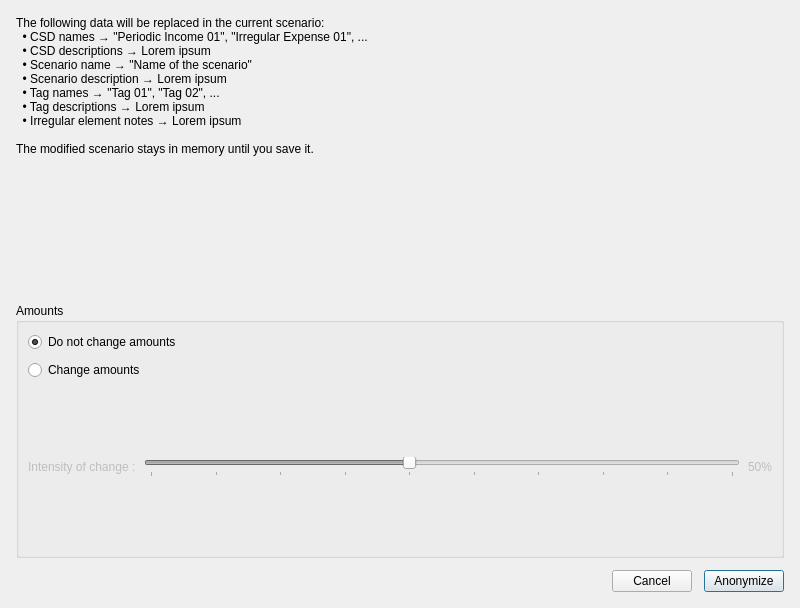
<?xml version="1.0" encoding="UTF-8"?>
<ui version="4.0">
 <class>AnonymizeDialog</class>
 <widget class="QDialog" name="AnonymizeDialog">
  <property name="geometry">
   <rect>
    <x>0</x>
    <y>0</y>
    <width>800</width>
    <height>608</height>
   </rect>
  </property>
  <property name="windowTitle">
   <string>Anonymize Scenario Data</string>
  </property>
  <layout class="QVBoxLayout" name="verticalLayout">
   <property name="spacing">
    <number>12</number>
   </property>
   <property name="leftMargin">
    <number>16</number>
   </property>
   <property name="topMargin">
    <number>16</number>
   </property>
   <property name="rightMargin">
    <number>16</number>
   </property>
   <property name="bottomMargin">
    <number>16</number>
   </property>
   <item>
    <widget class="QLabel" name="infoLabel">
     <property name="text">
      <string>The following data will be replaced in the current scenario:
  • CSD names → &quot;Periodic Income 01&quot;, &quot;Irregular Expense 01&quot;, ...
  • CSD descriptions → Lorem ipsum
  • Scenario name → &quot;Name of the scenario&quot;
  • Scenario description → Lorem ipsum
  • Tag names → &quot;Tag 01&quot;, &quot;Tag 02&quot;, ...
  • Tag descriptions → Lorem ipsum
  • Irregular element notes → Lorem ipsum

The modified scenario stays in memory until you save it.</string>
     </property>
     <property name="alignment">
      <set>Qt::AlignmentFlag::AlignLeading|Qt::AlignmentFlag::AlignLeft|Qt::AlignmentFlag::AlignTop</set>
     </property>
     <property name="wordWrap">
      <bool>true</bool>
     </property>
    </widget>
   </item>
   <item>
    <spacer name="verticalSpacer">
     <property name="orientation">
      <enum>Qt::Orientation::Vertical</enum>
     </property>
     <property name="sizeType">
      <enum>QSizePolicy::Policy::Fixed</enum>
     </property>
     <property name="sizeHint" stdset="0">
      <size>
       <width>20</width>
       <height>20</height>
      </size>
     </property>
    </spacer>
   </item>
   <item>
    <widget class="QGroupBox" name="amountsGroupBox">
     <property name="title">
      <string>Amounts</string>
     </property>
     <layout class="QVBoxLayout" name="verticalLayout_2">
      <property name="spacing">
       <number>8</number>
      </property>
      <item>
       <widget class="QRadioButton" name="doNotAnonymizeAmountsRadioButton">
        <property name="text">
         <string>Do not change amounts</string>
        </property>
        <property name="checked">
         <bool>true</bool>
        </property>
       </widget>
      </item>
      <item>
       <widget class="QRadioButton" name="anonymizeAmountsRadioButton">
        <property name="toolTip">
         <string>&lt;html&gt;&lt;head/&gt;&lt;body&gt;&lt;p&gt;Multiply each amount by a random factor. Use the intensity slider to control how far amounts can deviate from their original values.&lt;/p&gt;&lt;/body&gt;&lt;/html&gt;</string>
        </property>
        <property name="text">
         <string>Change amounts</string>
        </property>
       </widget>
      </item>
      <item>
       <layout class="QHBoxLayout" name="intensityLayout">
        <property name="spacing">
         <number>8</number>
        </property>
        <item>
         <widget class="QLabel" name="intensityLabel">
          <property name="enabled">
           <bool>false</bool>
          </property>
          <property name="text">
           <string>Intensity of change :</string>
          </property>
         </widget>
        </item>
        <item>
         <widget class="QSlider" name="intensitySlider">
          <property name="enabled">
           <bool>false</bool>
          </property>
          <property name="toolTip">
           <string>&lt;html&gt;&lt;head/&gt;&lt;body&gt;&lt;p&gt;At 10%: each amount varies by ±10% around its original value.&lt;/p&gt;&lt;p&gt;At 100%: each amount can range from 0% to 200% of its original value (fully random).&lt;/p&gt;&lt;/body&gt;&lt;/html&gt;</string>
          </property>
          <property name="minimum">
           <number>10</number>
          </property>
          <property name="maximum">
           <number>100</number>
          </property>
          <property name="singleStep">
           <number>5</number>
          </property>
          <property name="pageStep">
           <number>10</number>
          </property>
          <property name="value">
           <number>50</number>
          </property>
          <property name="orientation">
           <enum>Qt::Orientation::Horizontal</enum>
          </property>
          <property name="tickPosition">
           <enum>QSlider::TickPosition::TicksBelow</enum>
          </property>
          <property name="tickInterval">
           <number>10</number>
          </property>
         </widget>
        </item>
        <item>
         <widget class="QLabel" name="intensityValueLabel">
          <property name="enabled">
           <bool>false</bool>
          </property>
          <property name="text">
           <string>50%</string>
          </property>
          <property name="alignment">
           <set>Qt::AlignmentFlag::AlignRight|Qt::AlignmentFlag::AlignTrailing|Qt::AlignmentFlag::AlignVCenter</set>
          </property>
         </widget>
        </item>
       </layout>
      </item>
     </layout>
    </widget>
   </item>
   <item>
    <layout class="QHBoxLayout" name="buttonsLayout">
     <item>
      <spacer name="horizontalSpacer">
       <property name="orientation">
        <enum>Qt::Orientation::Horizontal</enum>
       </property>
       <property name="sizeHint" stdset="0">
        <size>
         <width>40</width>
         <height>20</height>
        </size>
       </property>
      </spacer>
     </item>
     <item>
      <widget class="QPushButton" name="cancelPushButton">
       <property name="text">
        <string>Cancel</string>
       </property>
       <property name="autoDefault">
        <bool>false</bool>
       </property>
      </widget>
     </item>
     <item>
      <widget class="QPushButton" name="anonymizePushButton">
       <property name="text">
        <string>Anonymize</string>
       </property>
       <property name="autoDefault">
        <bool>false</bool>
       </property>
       <property name="default">
        <bool>true</bool>
       </property>
      </widget>
     </item>
    </layout>
   </item>
  </layout>
 </widget>
 <resources/>
 <connections/>
</ui>
